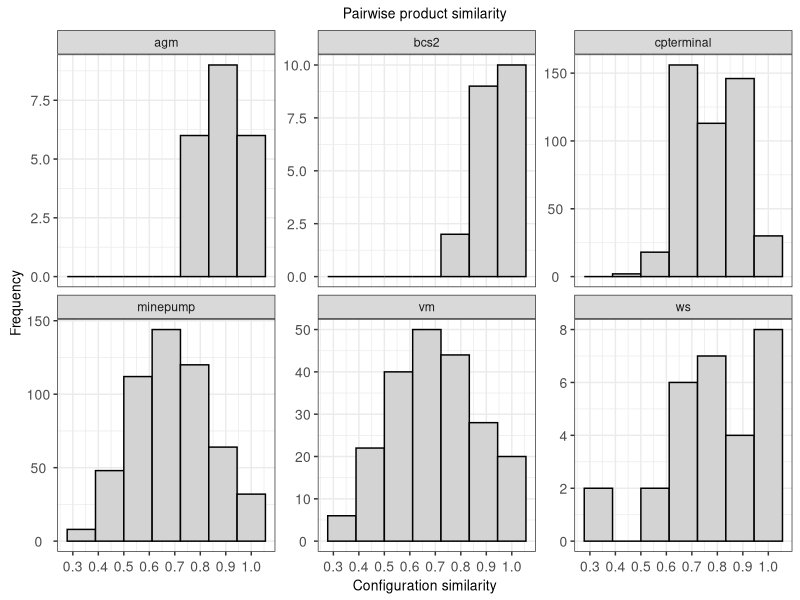
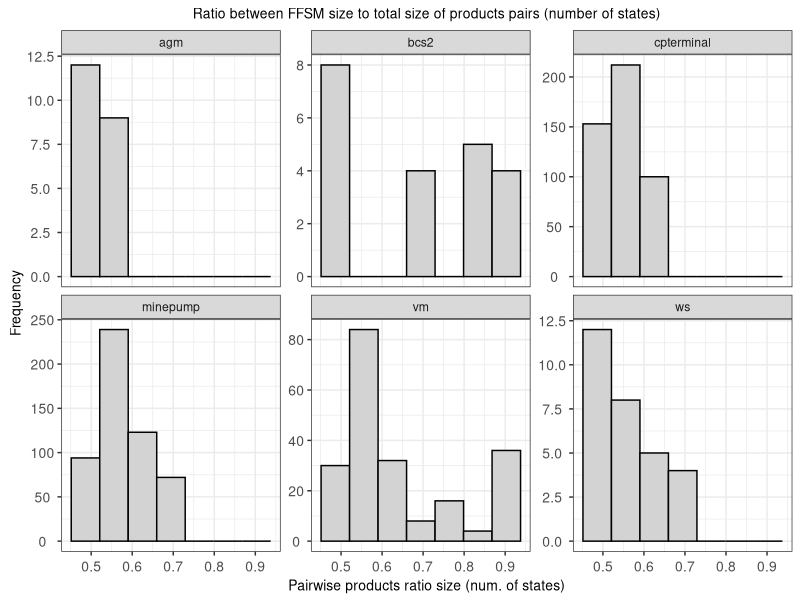
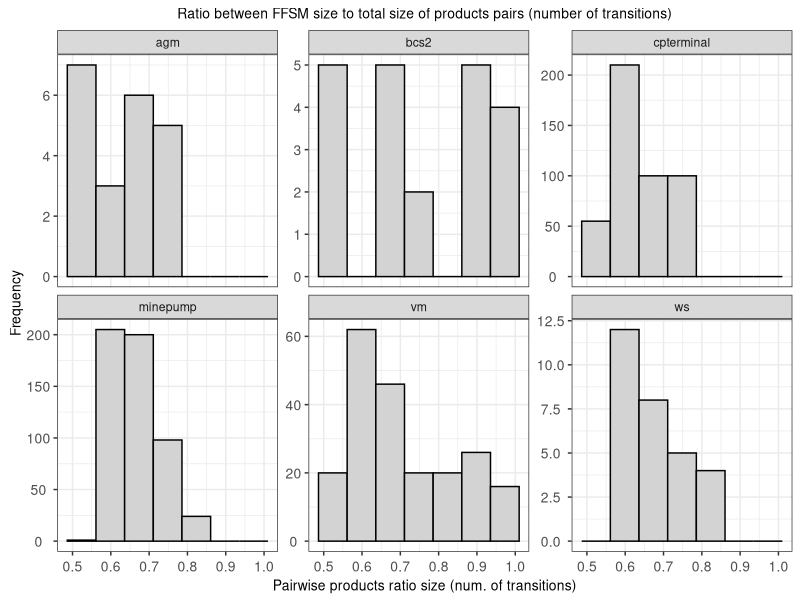
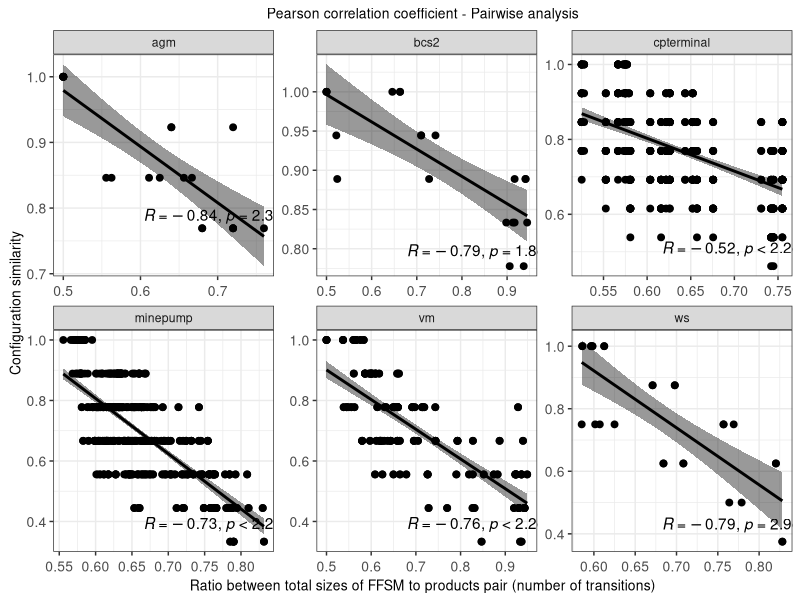
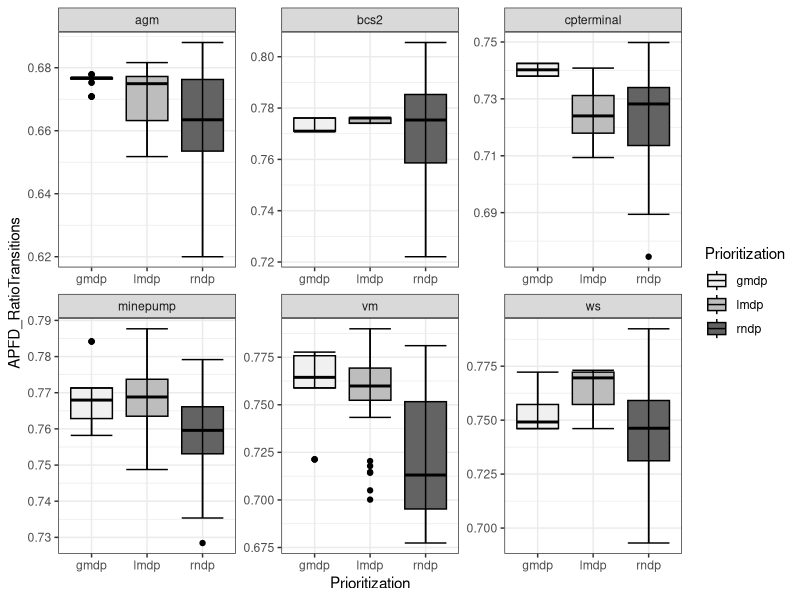
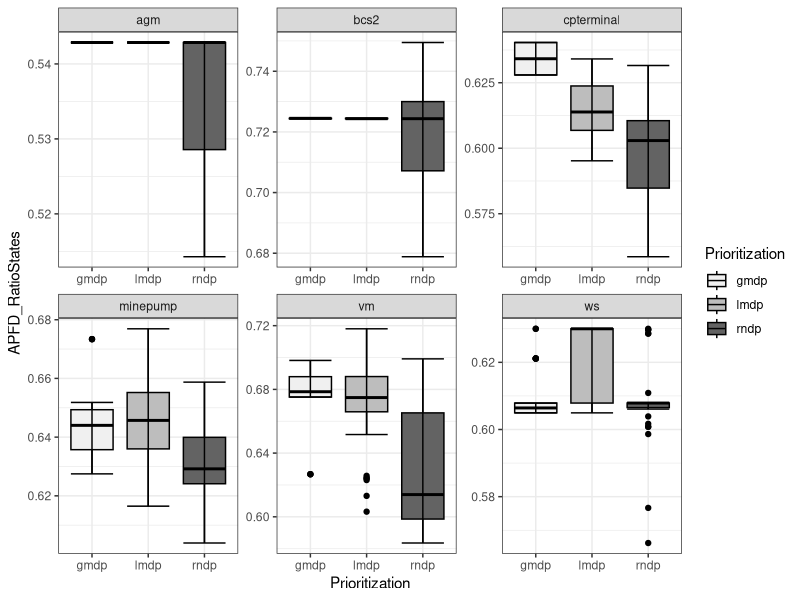
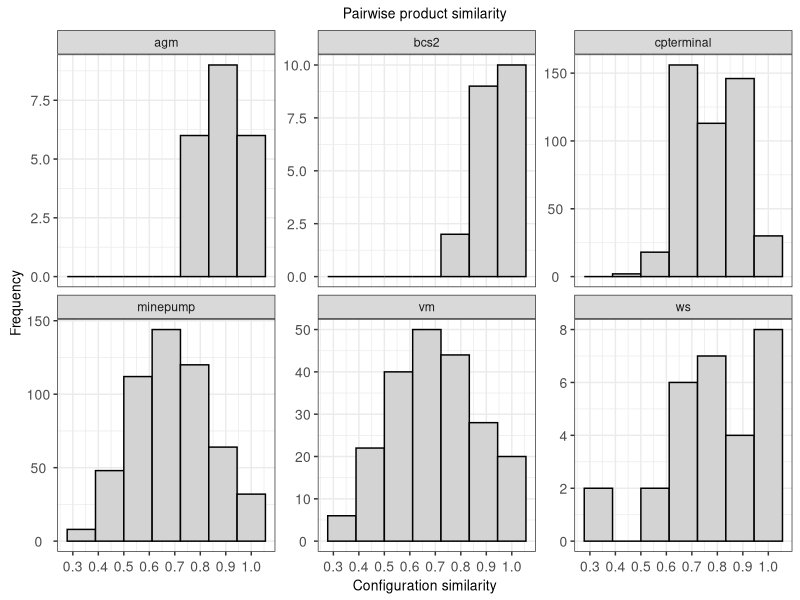
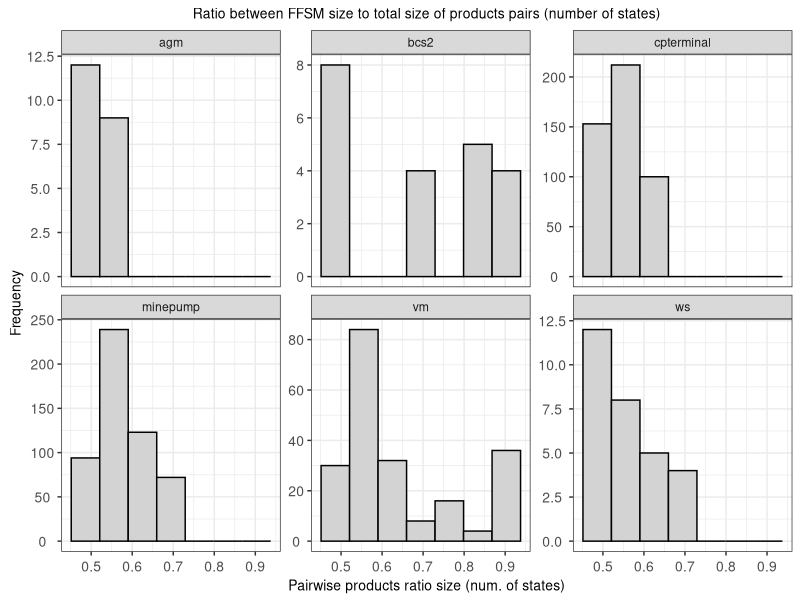

Reproduce these figures in R, in order.
list.of.packages <- c("ggpubr","ggrepel","ggplot2","effsize","stringr","reshape","dplyr")

# new.packages <- list.of.packages[!(list.of.packages %in% installed.packages(lib.loc="/home/cdnd1/Rpackages/")[,"Package"])]
# if(length(new.packages)) install.packages(new.packages,lib="/home/cdnd1/Rpackages/")
# lapply(list.of.packages,require,character.only=TRUE, lib.loc="/home/cdnd1/Rpackages/")

new.packages <- list.of.packages[!(list.of.packages %in% installed.packages()[,"Package"])]
if(length(new.packages)) install.packages(new.packages, dependencies = TRUE)
lapply(list.of.packages,require,character.only=TRUE)

rm(new.packages,list.of.packages)

# all_tabs <- NULL
# # for (an_spl in c("agm", "bcs2")) {
# # for (an_spl in c("agm", "vm", "ws", "bcs2")) {
# for (an_spl in c("agm", "vm", "ws", "bcs2", "cpterminal", "minepump")) {
# # for (an_spl in c("agm", "vm", "ws", "bcs2", "cpterminal", "minepump", "aerouc5")) {
#   tab_c<-read.table(paste("./pair/pair_merging_",an_spl,".log",sep = ""),sep="/", header=TRUE)
#   tab_d<-read.table(paste("./pair/pair_dissimilarity_",an_spl,".log",sep = ""),sep="\t", header=TRUE)
#   tab_l<-read.table(paste("./pair/pair_comparelanguages_",an_spl,".log",sep = ""),sep="|", header=TRUE)
#   tab_m<-merge(merge(tab_c,tab_d),tab_l)
#   tab_m$SPL <- an_spl
#   if(is.null(all_tabs)){
#     all_tabs <- tab_m
#   }else{
#     all_tabs <- rbind(all_tabs,tab_m)
#   }
#   rm(tab_c,tab_d,tab_l,tab_m)
# }
# write.table(all_tabs,"./pair_mdc.tab")
all_tabs<-read.table("./pair_mdc.tab")

# calculate similarity (opposite of dissim)
all_tabs$ConfigSim <- 1-all_tabs$ConfigDissim

# calculate model size increment in terms of the maximum size (number of states)
all_tabs$RatioStates<- apply(all_tabs[,c("TotalStatesRef","TotalStatesUpdt")],1,sum)
all_tabs$RatioStates<- all_tabs$StatesFFSM/all_tabs$RatioStates

# calculate model size increment in terms of the maximum size (number of transitions)  
all_tabs$RatioTransitions<- apply(all_tabs[,c("TotalTransitionsRef","TotalTransitionsUpdt")],1,sum)
all_tabs$RatioTransitions<- all_tabs$TransitionsFFSM/all_tabs$RatioTransitions

# # calculate model size increment in terms of the largest model size (number of states)
# all_tabs$RatioStatesMax<- apply(all_tabs[,c("TotalStatesRef","TotalStatesUpdt")],1,max)
# all_tabs$RatioStatesMax<- all_tabs$StatesFFSM/all_tabs$RatioStatesMax
# 
# # calculate model size increment in terms of the largest model size (number of transitions)  
# all_tabs$RatioTransitionsMax<- apply(all_tabs[,c("TotalTransitionsRef","TotalTransitionsUpdt")],1,max)
# all_tabs$RatioTransitionsMax<- all_tabs$TransitionsFFSM/all_tabs$RatioTransitionsMax

# dissimilarity histogram 
p<-ggplot(all_tabs, aes(x=ConfigSim)) + 
  geom_histogram(color="black", fill="lightgrey", bins=7)+
  labs(x = "Configuration similarity", y = "Frequency", title = "Pairwise product similarity")+
  scale_x_continuous(breaks = seq(0,1,0.1))+
  theme_bw()+
  theme(
    plot.title = element_text(hjust = 0.5, size=10),
    axis.text.x  = element_text(angle = 0,   hjust = 0.5, vjust = 0.5, size=10),
    axis.text.y  = element_text(angle = 0,   hjust = 0.5, vjust = 0.5, size=10),
    axis.title.x  = element_text(angle = 0,  hjust = 0.5, vjust = 0.5, size=10),
    axis.title.y  = element_text(angle = 90, hjust = 0.5, vjust = 0.5, size=10)
  )+facet_wrap(SPL~.,scales = "free_y")
print(p)
filename <- "histogram_ConfigSim.pdf"
ggsave(device=cairo_pdf, filename, width = 8, height = 4, dpi=320)
rm(p,filename)

# dissimilarity (RatioStates) histogram
p<-ggplot(all_tabs, aes(x=RatioStates)) +
  geom_histogram(color="black", fill="lightgrey", bins=7)+
  labs(x = "Pairwise products ratio size (num. of states)", y = "Frequency", title = "Ratio between FFSM size to total size of products pairs (number of states)")+
  # scale_x_continuous(breaks = seq(0,1,0.1))+
  theme_bw()+
  theme(
    plot.title = element_text(hjust = 0.5, size=10),
    axis.text.x  = element_text(angle = 0,   hjust = 0.5, vjust = 0.5, size=10),
    axis.text.y  = element_text(angle = 0,   hjust = 0.5, vjust = 0.5, size=10),
    axis.title.x  = element_text(angle = 0,  hjust = 0.5, vjust = 0.5, size=10),
    axis.title.y  = element_text(angle = 90, hjust = 0.5, vjust = 0.5, size=10)
  )+facet_wrap(SPL~.,scales = "free_y")
print(p)
filename <- "histogram_RatioStates.pdf"
ggsave(device=cairo_pdf, filename, width = 8, height = 4, dpi=320)
rm(p,filename)

# dissimilarity (RatioTransitions) histogram
p<-ggplot(all_tabs, aes(x=RatioTransitions)) +
  geom_histogram(color="black", fill="lightgrey", bins=7)+
  labs(x = "Pairwise products ratio size (num. of transitions)", y = "Frequency", title = "Ratio between FFSM size to total size of products pairs (number of transitions)")+
  # scale_x_continuous(breaks = seq(0,1,0.1))+
  theme_bw()+
  theme(
    plot.title = element_text(hjust = 0.5, size=10),
    axis.text.x  = element_text(angle = 0,   hjust = 0.5, vjust = 0.5, size=10),
    axis.text.y  = element_text(angle = 0,   hjust = 0.5, vjust = 0.5, size=10),
    axis.title.x  = element_text(angle = 0,  hjust = 0.5, vjust = 0.5, size=10),
    axis.title.y  = element_text(angle = 90, hjust = 0.5, vjust = 0.5, size=10)
  )+facet_wrap(SPL~.,scales = "free_y")
print(p)
filename <- "histogram_RatioTransitions.pdf"
ggsave(device=cairo_pdf, filename, width = 8, height = 4, dpi=320)
rm(p,filename)

{
  corrMethod<-"pearson"
  x_col = "RatioStates";          xlab_txt = "Ratio between total sizes of FFSM to products pair (number of states)"
  x_col = "RatioTransitions";     xlab_txt = "Ratio between total sizes of FFSM to products pair (number of transitions)"
  # y_col <- "RatioFeatures"; ylab_txt <- "Amount of feature sharing";
  y_col <- "ConfigSim"; ylab_txt <- "Configuration similarity";
  
  y_title <- "Pearson correlation coefficient - Pairwise analysis"
  
  p<-ggscatter(all_tabs,
                  x = x_col, xlab = xlab_txt,
                  y = y_col, ylab = ylab_txt,
                  title = y_title,
                  add = "reg.line",
                  cor.coeff.args = list(method = corrMethod, label.x.npc = 0.4, label.y.npc = 0.1),
                  conf.int = TRUE, # Add confidence interval
                  cor.coef = TRUE # Add correlation coefficient. see ?stat_cor
  )+
    theme_bw()+
    # scale_y_continuous(breaks = seq(0,1,0.2), limits = c(0,1))+
    # scale_x_continuous(breaks = seq(0.5,1,0.1), limits = c(0.5,1))+
    theme(
      plot.title = element_text(hjust = 0.5, size=10),
      axis.text.x  = element_text(angle = 0,   hjust = 0.5, vjust = 0.5, size=10),
      axis.text.y  = element_text(angle = 0,   hjust = 0.5, vjust = 0.5, size=10),
      axis.title.x  = element_text(angle = 0,  hjust = 0.5, vjust = 0.5, size=10),
      axis.title.y  = element_text(angle = 90, hjust = 0.5, vjust = 0.5, size=10)
    )+facet_wrap(SPL~.,scales = "free")
  
  print(p)
  filename <- paste("correlation_",x_col,"_",y_col,".pdf",sep = "")
  ggsave(device=cairo_pdf, filename, width = 8, height = 4, dpi=320)
  rm(p,filename,x_col,xlab_txt,y_col,ylab_txt,y_title,corrMethod)
}

# all_tabs <- NULL
# for (logId in seq(0,29)) {
#     logId <- str_pad(logId, 2, pad = "0")
#     for (an_spl in c("agm", "vm", "ws", "bcs2", "cpterminal", "minepump")) {
#       # for (an_spl in c("agm", "vm", "ws", "bcs2", "cpterminal", "minepump", "aerouc5")) {
#       for (xmdp in c("lmdp", "gmdp", "rndp")) {
#       # for (xmdp in c("lmdp", "rndp")) {
#         # for (tsort in c("dis")) {
#         for (tsort in c("dis", "sim")) {
#           if(xmdp=="rndp" && tsort == "sim"){ next }
#           tab<-read.table(paste("./prtz/",xmdp,"_",tsort,"_",logId,"_",an_spl,"_r.txt.log",sep = ""),sep="/", header=TRUE)
#           tab$Index <- seq(nrow(tab))
#           tab$SPL <- an_spl
#           # tab$Prioritization <- paste(xmdp,tsort)
#           tab$Prioritization <- xmdp
#           tab$ID <- logId
#           tab$Criteria <- tsort
#           if(is.null(all_tabs)) all_tabs <- tab
#           else{
#             all_tabs <- rbind(all_tabs,tab)
#           }
#         }
#       }
#     }
# }
# write.table(all_tabs,"./recov_prtz.tab")
all_tabs<-read.table("./recov_prtz.tab")
all_tabs<-all_tabs[all_tabs$Criteria=="dis",]

# calculate model size increment in terms of the maximum size (number of states)
all_tabs$RatioStates<- apply(all_tabs[,c("TotalStatesRef","TotalStatesUpdt")],1,sum)
all_tabs$RatioStates<- all_tabs$StatesFFSM/all_tabs$RatioStates

# calculate model size increment in terms of the maximum size (number of transitions)  
all_tabs$RatioTransitions<- apply(all_tabs[,c("TotalTransitionsRef","TotalTransitionsUpdt")],1,sum)
all_tabs$RatioTransitions<- all_tabs$TransitionsFFSM/all_tabs$RatioTransitions

# calculate model size increment in terms of the largest model size (number of states)
all_tabs$RatioStatesMax<- apply(all_tabs[,c("TotalStatesRef","TotalStatesUpdt")],1,max)
all_tabs$RatioStatesMax<- all_tabs$StatesFFSM/all_tabs$RatioStatesMax

# calculate model size increment in terms of the largest model size (number of transitions)
all_tabs$RatioTransitionsMax<- apply(all_tabs[,c("TotalTransitionsRef","TotalTransitionsUpdt")],1,max)
all_tabs$RatioTransitionsMax<- all_tabs$TransitionsFFSM/all_tabs$RatioTransitionsMax

summarized_tab <- all_tabs %>%
  group_by(SPL,Prioritization,Criteria,ID) %>%
  summarize(
    sum_RatioTransitions = sum(RatioTransitions),
    len_RatioTransitions = length(RatioTransitions),
    sum_RatioStates      = sum(RatioStates),
    len_RatioStates      = length(RatioStates),
    sum_RatioTransitionsMax = sum(RatioTransitionsMax),
    len_RatioTransitionsMax = length(RatioTransitionsMax),
    sum_RatioStatesMax      = sum(RatioStatesMax),
    len_RatioStatesMax      = length(RatioStatesMax),
  )
summarized_df<-data.frame(summarized_tab)

summarized_df$APFD_RatioTransitions <- summarized_df$sum_RatioTransitions/summarized_df$len_RatioTransitions
summarized_df$APFD_RatioStates      <- summarized_df$sum_RatioStates     /summarized_df$len_RatioStates
summarized_df$APFD_RatioTransitionsMax <- summarized_df$sum_RatioTransitionsMax/summarized_df$len_RatioTransitionsMax
summarized_df$APFD_RatioStatesMax      <- summarized_df$sum_RatioStatesMax     /summarized_df$len_RatioStatesMax


for (a_metric in c('APFD_RatioTransitions', 'APFD_RatioStates')) {
# for (a_metric in c('APFD_RatioTransitions', 'APFD_RatioStates','APFD_RatioTransitionsMax', 'APFD_RatioStatesMax')) {
  p <- ggplot(data=summarized_df[(summarized_df$Criteria!="sim"),], aes_string(x="Prioritization",y=a_metric,color="Prioritization",fill="Prioritization")) +
    geom_boxplot(color = "black")+
    stat_boxplot(geom ='errorbar',color = "black")+
    # geom_hline(colour="gray", yintercept=6,linetype="solid") +
    # geom_hline(colour="gray", yintercept=14,linetype="dashed") +
    # geom_hline(colour="gray", yintercept=13,linetype="longdash") +
    # annotate("text",x = 0.650, y = 6, label="Hc AGM" , size = 2)+
    # annotate("text",x = 1.550, y = 14, label="Hc VM" , size = 2)+
    # annotate("text",x = 2.750, y = 13, label="Hc WS" , size = 2)+
    # scale_y_continuous(limits=c(0,1),breaks=seq(0,1,0.1))+
    # scale_fill_brewer(palette="Greens") +
    # labs(x = "Software product line", y = "Number of states")+
    scale_fill_brewer(palette="Greys") +
    theme_bw() +facet_wrap(SPL~.,scales = "free")
  print(p)
  filename <- paste(a_metric,".pdf",sep="")
  ggsave(device=cairo_pdf, filename, width = 6, height = 3, dpi=320)  # ssh plots
  rm(p,filename,a_metric)
}
